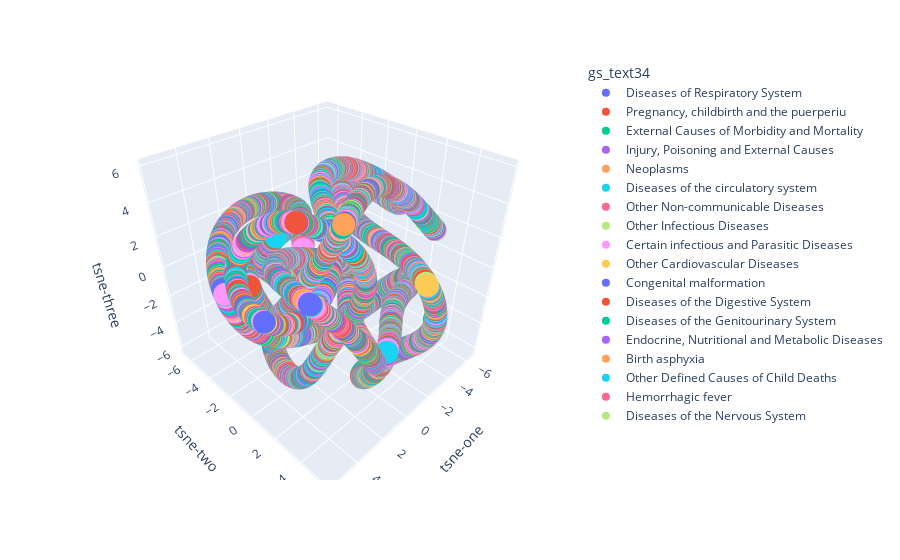

The code cell stored with this chart in its notebook:
### Code cell
import plotly.express as px

pca_3d = px.scatter_3d(data_tsn, x='tsne-one', y='tsne-two', z='tsne-three', color='gs_text34')
pca_3d.show()

### Figure 1 — Plotly figure (JSON) as saved in the notebook; plotly's stock layout.template omitted (floating-point values rounded to 4 significant figures; data arrays with more than 128 entries replaced by an {"elided": "..."} marker saying what was removed)
{"data": [{"hovertemplate": "gs_text34=Diseases of Respiratory System<br>tsne-one=%{x}<br>tsne-two=%{y}<br>tsne-three=%{z}<extra></extra>", "legendgroup": "Diseases of Respiratory System", "marker": {"color": "#636efa", "symbol": "circle"}, "mode": "markers", "name": "Diseases of Respiratory System", "scene": "scene", "showlegend": true, "type": "scatter3d", "x": {"elided": "621 float values"}, "y": {"elided": "621 float values"}, "z": {"elided": "621 float values"}}, {"hovertemplate": "gs_text34=Pregnancy, childbirth and the puerperiu<br>tsne-one=%{x}<br>tsne-two=%{y}<br>tsne-three=%{z}<extra></extra>", "legendgroup": "Pregnancy, childbirth and the puerperiu", "marker": {"color": "#EF553B", "symbol": "circle"}, "mode": "markers", "name": "Pregnancy, childbirth and the puerperiu", "scene": "scene", "showlegend": true, "type": "scatter3d", "x": {"elided": "770 float values"}, "y": {"elided": "770 float values"}, "z": {"elided": "770 float values"}}, {"hovertemplate": "gs_text34=External Causes of Morbidity and Mortality<br>tsne-one=%{x}<br>tsne-two=%{y}<br>tsne-three=%{z}<extra></extra>", "legendgroup": "External Causes of Morbidity and Mortality", "marker": {"color": "#00cc96", "symbol": "circle"}, "mode": "markers", "name": "External Causes of Morbidity and Mortality", "scene": "scene", "showlegend": true, "type": "scatter3d", "x": {"elided": "681 float values"}, "y": {"elided": "681 float values"}, "z": {"elided": "681 float values"}}, {"hovertemplate": "gs_text34=Injury, Poisoning and External Causes<br>tsne-one=%{x}<br>tsne-two=%{y}<br>tsne-three=%{z}<extra></extra>", "legendgroup": "Injury, Poisoning and External Causes", "marker": {"color": "#ab63fa", "symbol": "circle"}, "mode": "markers", "name": "Injury, Poisoning and External Causes", "scene": "scene", "showlegend": true, "type": "scatter3d", "x": [-2.99, -2.947, -2.618, -2.464, -2.403, -1.625, -1.072, -0.6945, 3.062, 2.711, 3.174, 3.356, 3.198, 3.048, 1.366, 1.351, 1.219, 1.273, 1.411, 3.478, 5.332, 2.686, -0.07223, -3.186, -3.473, -3.807, -3.969, -4.113, -4.151, -6.383, -4.565, -3.892, -3.406, -3.28, -3.24, -3.227, -3.205, -3.19, -3.194, -3.208, -3.229, -2.692, -1.666, -1.359, 0.3511, -0.5999, -0.654, -1.702, -2.308, -2.719, -3.102, -4.166, -4.524, -5.056, -5.503, -5.647, -3.444, -2.106, -2.002, -0.7709, 0.07564, 0.6133, 1.743, 1.94, 4.257, 4.357, 4.817, 4.549, 4.461, 1.104, 0.182, -0.7926, -0.8875, -0.9049, 0.446, 0.8283, 1.167, 1.833, -0.2327, -0.5549, -0.6018, 0.5972, 0.6231, 0.6521, 2.358, 3.243, 4.149, 4.665, 4.803, 5.084, 4.104, 3.002, 2.641, 1.707, 1.404, 0.5881, 0.4023, -1.534, -2.253, -2.697, -3.648, -3.958, -3.968, -3.462, -2.506, -2.451, -2.368, -1.403, -1.449, -1.371, -0.741, 1.335, 1.678, 1.682, 1.648, 1.631, 1.594], "y": [4.289, 4.179, 3.46, 3.235, 3.161, 2.624, 2.497, 2.472, 0.6812, -1.557, -0.7486, 1.619, 2.167, 2.374, 3.367, 3.372, 2.212, 2.108, 1.857, -0.579, 1.205, 2.156, -0.6617, -0.5766, -0.3461, -0.08358, 0.02818, 0.1176, 0.1416, -1.95, -3.181, -2.838, -1.955, -1.138, 2.744, 2.988, 3.435, 4.703, 4.825, 4.836, 4.973, 3.069, 2.333, 2.258, 3.339, 3.865, 3.838, 3.127, 2.749, 2.57, 2.458, 2.321, 2.264, 2.078, 1.691, 1.334, -0.3099, -0.5317, -0.543, -0.6035, -0.5605, -0.5034, -0.4007, -0.395, -1.259, -1.377, -2.76, -3.725, -3.86, -5.286, -5.065, -4.188, -3.902, -3.792, -2.437, -2.432, -2.474, -2.652, -1.012, -0.5439, -0.4591, 0.2263, 0.2109, 0.2052, -0.1828, 0.09574, 0.7204, 1.207, 1.372, 3.857, 5.23, 5.673, 5.555, 4.689, 4.222, 2.583, 2.242, 0.04654, -0.6739, -1.122, -2.192, -2.799, -3.586, -4.228, -4.544, -4.547, -4.548, -4.237, -3.987, -6.297, -6.533, -5.885, -5.05, -4.92, -4.537, -4.433, -4.23], "z": [3.377, 3.493, 4.265, 4.539, 4.635, 5.441, 5.752, 5.884, 0.5851, -2.686, -5.098, -4.065, -3.064, -2.52, 0.5106, 0.5441, 3.466, 3.546, 3.724, 4.268, 0.5871, 1.139, 4.423, 4.727, 4.537, 4.286, 4.149, 4.018, 3.993, 2.009, 2.772, 2.483, 1.902, 1.526, 0.6908, 0.6004, 0.3919, -0.9051, -1.213, -1.244, -1.967, -5.47, -6.108, -6.165, -5.146, -3.381, -3.321, -2.358, -2.104, -2.003, -1.934, -1.813, -1.808, -1.88, -2.114, -2.368, -4.316, -4.549, -4.55, -4.429, -4.194, -3.986, -3.474, -3.391, -2.167, -2.054, -0.6085, 0.4885, 0.6593, 2.485, 2.502, 2.375, 2.338, 2.326, 2.291, 2.235, 2.131, 1.608, -0.5765, -0.2891, -0.2312, 1.358, 1.366, 1.377, 2.099, 2.544, 3.047, 3.343, 3.415, 3.142, 1.731, -0.2303, -0.8049, -1.792, -1.953, -2.087, -2.097, -2.077, -1.972, -1.937, -2.173, -2.516, -3.089, -3.597, -3.768, -3.762, -3.746, -2.912, -1.779, -0.1013, -0.3414, -1.979, -3.065, -3.241, -3.709, -3.834, -4.082]}, {"hovertemplate": "gs_text34=Neoplasms<br>tsne-one=%{x}<br>tsne-two=%{y}<br>tsne-three=%{z}<extra></extra>", "legendgroup": "Neoplasms", "marker": {"color": "#FFA15A", "symbol": "circle"}, "mode": "markers", "name": "Neoplasms", "scene": "scene", "showlegend": true, "type": "scatter3d", "x": {"elided": "249 float values"}, "y": {"elided": "249 float values"}, "z": {"elided": "249 float values"}}, {"hovertemplate": "gs_text34=Diseases of the circulatory system<br>tsne-one=%{x}<br>tsne-two=%{y}<br>tsne-three=%{z}<extra></extra>", "legendgroup": "Diseases of the circulatory system", "marker": {"color": "#19d3f3", "symbol": "circle"}, "mode": "markers", "name": "Diseases of the circulatory system", "scene": "scene", "showlegend": true, "type": "scatter3d", "x": {"elided": "504 float values"}, "y": {"elided": "504 float values"}, "z": {"elided": "504 float values"}}, {"hovertemplate": "gs_text34=Other Non-communicable Diseases<br>tsne-one=%{x}<br>tsne-two=%{y}<br>tsne-three=%{z}<extra></extra>", "legendgroup": "Other Non-communicable Diseases", "marker": {"color": "#FF6692", "symbol": "circle"}, "mode": "markers", "name": "Other Non-communicable Diseases", "scene": "scene", "showlegend": true, "type": "scatter3d", "x": {"elided": "253 float values"}, "y": {"elided": "253 float values"}, "z": {"elided": "253 float values"}}, {"hovertemplate": "gs_text34=Other Infectious Diseases<br>tsne-one=%{x}<br>tsne-two=%{y}<br>tsne-three=%{z}<extra></extra>", "legendgroup": "Other Infectious Diseases", "marker": {"color": "#B6E880", "symbol": "circle"}, "mode": "markers", "name": "Other Infectious Diseases", "scene": "scene", "showlegend": true, "type": "scatter3d", "x": {"elided": "168 float values"}, "y": {"elided": "168 float values"}, "z": {"elided": "168 float values"}}, {"hovertemplate": "gs_text34=Certain infectious and Parasitic Diseases<br>tsne-one=%{x}<br>tsne-two=%{y}<br>tsne-three=%{z}<extra></extra>", "legendgroup": "Certain infectious and Parasitic Diseases", "marker": {"color": "#FF97FF", "symbol": "circle"}, "mode": "markers", "name": "Certain infectious and Parasitic Diseases", "scene": "scene", "showlegend": true, "type": "scatter3d", "x": {"elided": "716 float values"}, "y": {"elided": "716 float values"}, "z": {"elided": "716 float values"}}, {"hovertemplate": "gs_text34=Other Cardiovascular Diseases<br>tsne-one=%{x}<br>tsne-two=%{y}<br>tsne-three=%{z}<extra></extra>", "legendgroup": "Other Cardiovascular Diseases", "marker": {"color": "#FECB52", "symbol": "circle"}, "mode": "markers", "name": "Other Cardiovascular Diseases", "scene": "scene", "showlegend": true, "type": "scatter3d", "x": {"elided": "213 float values"}, "y": {"elided": "213 float values"}, "z": {"elided": "213 float values"}}, {"hovertemplate": "gs_text34=Congenital malformation<br>tsne-one=%{x}<br>tsne-two=%{y}<br>tsne-three=%{z}<extra></extra>", "legendgroup": "Congenital malformation", "marker": {"color": "#636efa", "symbol": "circle"}, "mode": "markers", "name": "Congenital malformation", "scene": "scene", "showlegend": true, "type": "scatter3d", "x": [-2.96, -2.656, -1.931, -0.4933, 0.1499, 0.1776, 0.7634, 2.834, 2.948, 2.952, 3.353, 0.9737, 1.129, 1.31, 3.534, 5.533, 4.194, 0.5956, -0.0006791, -1.164, -4.381, -4.751, -5.642, -6.178, -6.319, -6.227, -5.457, -3.341, -3.321, -3.243, -3.207, -3.083, -2.987, -2.978, -2.546, -1.638, 0.101, -3.547, -2.072, -1.799, -1.73, 0.8158, 2.225, 4.566, 4.749, 4.154, 4.124, 3.531, 2.947, 2.118, 1.068, 1.043, 0.9262, -0.1658, -0.06444, 0.1461, 1.678, 1.733, 1.801, 1.893, 2.107, 2.13, 2.009, 1.112, 0.7083, 0.5355, -0.1717, -0.3233, -0.748, -0.78, -0.7447, 1.078, 1.256, 3.713, 4.253, 5.025, 4.614, 3.976, 3.031, 2.866, 0.6519, -1.166, -2.409, -3.885, -3.303, -1.449, -1.703, -1.89, -2.055, -2.019, 1.24, 1.44], "y": [4.205, 3.529, 2.769, 2.47, 2.53, 2.543, 2.637, -1.752, -1.634, -1.622, 1.638, 3.401, 2.41, 2.037, -0.6187, -0.5521, 2.095, 0.7391, -0.5157, -1.407, 0.2592, 0.3884, 0.2457, -0.3996, -0.76, -2.415, -3.093, -1.657, -1.544, 4.973, 4.289, 3.805, 3.565, 3.546, 2.894, 2.319, 3.809, 2.384, -0.5354, -0.563, -0.5686, -0.481, -0.4034, -1.684, -2.161, -4.239, -4.27, -4.723, -5.01, -5.236, -5.281, -5.283, -5.268, -2.564, -2.525, -2.468, -2.597, -2.619, -2.641, -2.677, -2.816, -2.878, -2.907, -2.401, -2.044, -1.874, -1.092, -0.8946, -0.09579, 0.1602, 0.3378, 0.01916, -0.04631, 0.3857, 0.8057, 1.725, 4.676, 5.334, 5.675, 5.645, 2.715, 0.399, -0.8307, -3.778, -4.323, -4.282, -4.045, -4.175, -5.539, -5.613, -5.995, -5.749], "z": [3.458, 4.187, 5.191, 5.927, 5.963, 5.963, 5.853, -3.613, -4.239, -4.269, -4.038, 1.559, 3.301, 3.601, 4.24, 1.978, 0.5562, 3.04, 4.286, 5.167, 3.785, 3.413, 2.453, 1.914, 1.816, 2.25, 2.721, 1.747, 1.695, -2.27, -4.14, -4.746, -4.993, -5.015, -5.626, -6.112, -4.359, -1.869, -4.538, -4.55, -4.545, -3.897, -3.268, -1.751, -1.261, 1.105, 1.147, 1.677, 2.019, 2.313, 2.487, 2.491, 2.498, 2.306, 2.308, 2.306, 1.789, 1.733, 1.652, 1.521, 0.948, 0.5989, 0.02016, -0.871, -0.9442, -0.9337, -0.6218, -0.5062, 0.02713, 0.2515, 0.4366, 1.525, 1.595, 2.796, 3.108, 3.521, 2.503, 1.518, -0.1785, -0.4602, -2.084, -2.118, -1.952, -3.24, -3.667, -3.036, -1.211, -0.8864, -0.02775, -0.01787, -1.838, -2.165]}, {"hovertemplate": "gs_text34=Diseases of the Digestive System<br>tsne-one=%{x}<br>tsne-two=%{y}<br>tsne-three=%{z}<extra></extra>", "legendgroup": "Diseases of the Digestive System", "marker": {"color": "#EF553B", "symbol": "circle"}, "mode": "markers", "name": "Diseases of the Digestive System", "scene": "scene", "showlegend": true, "type": "scatter3d", "x": {"elided": "164 float values"}, "y": {"elided": "164 float values"}, "z": {"elided": "164 float values"}}, {"hovertemplate": "gs_text34=Diseases of the Genitourinary System<br>tsne-one=%{x}<br>tsne-two=%{y}<br>tsne-three=%{z}<extra></extra>", "legendgroup": "Diseases of the Genitourinary System", "marker": {"color": "#00cc96", "symbol": "circle"}, "mode": "markers", "name": "Diseases of the Genitourinary System", "scene": "scene", "showlegend": true, "type": "scatter3d", "x": {"elided": "191 float values"}, "y": {"elided": "191 float values"}, "z": {"elided": "191 float values"}}, {"hovertemplate": "gs_text34=Endocrine, Nutritional and Metabolic Diseases<br>tsne-one=%{x}<br>tsne-two=%{y}<br>tsne-three=%{z}<extra></extra>", "legendgroup": "Endocrine, Nutritional and Metabolic Diseases", "marker": {"color": "#ab63fa", "symbol": "circle"}, "mode": "markers", "name": "Endocrine, Nutritional and Metabolic Diseases", "scene": "scene", "showlegend": true, "type": "scatter3d", "x": {"elided": "174 float values"}, "y": {"elided": "174 float values"}, "z": {"elided": "174 float values"}}, {"hovertemplate": "gs_text34=Birth asphyxia<br>tsne-one=%{x}<br>tsne-two=%{y}<br>tsne-three=%{z}<extra></extra>", "legendgroup": "Birth asphyxia", "marker": {"color": "#FFA15A", "symbol": "circle"}, "mode": "markers", "name": "Birth asphyxia", "scene": "scene", "showlegend": true, "type": "scatter3d", "x": {"elided": "171 float values"}, "y": {"elided": "171 float values"}, "z": {"elided": "171 float values"}}, {"hovertemplate": "gs_text34=Other Defined Causes of Child Deaths<br>tsne-one=%{x}<br>tsne-two=%{y}<br>tsne-three=%{z}<extra></extra>", "legendgroup": "Other Defined Causes of Child Deaths", "marker": {"color": "#19d3f3", "symbol": "circle"}, "mode": "markers", "name": "Other Defined Causes of Child Deaths", "scene": "scene", "showlegend": true, "type": "scatter3d", "x": [-2.545, -2.337, -2.236, -1.019, 1.89, 2.995, 3.024, 3.098, 2.982, 1.901, 4.934, 5.457, 2.911, 0.1083, -0.09275, -0.8782, -0.9283, -1.356, -3.227, -3.292, -3.531, -5.355, -4.674, -3.32, -3.26, -3.248, -3.186, -3.226, -3.245, -3.25, -1.108, -0.206, -0.4171, -1.084, -1.316, -1.639, -2.587, -3.434, -3.742, -3.857, -4.36, -3.627, -2.774, -0.4291, 0.6468, 3.607, 4.73, 4.063, 2.697, 2.671, 2.063, 1.551, 1.342, 0.6601, -0.7738, 1.217, 1.6, 2.083, 0.7877, -0.07543, -0.773, 1.05, 2.17, 2.204, 2.665, 5.283, 5.243, 5.042, 2.372, 2.11, 0.8717, -2.432, -3.286, -3.873, -1.914, -1.419, -2.161, -2.188, -2.152, -1.817, -1.201, -0.05233, 1.571], "y": [3.345, 3.085, 2.988, 2.491, 2.813, 0.2499, -1.434, -1.153, 2.441, 1.1, -1.017, -0.6772, 2.205, -0.2584, -0.7021, -1.343, -1.359, -1.417, -0.5433, -0.4936, -0.2978, -3.128, -3.199, -1.517, -0.7432, 2.558, 3.823, 4.966, 4.963, 4.577, 2.24, 3.913, 3.903, 3.594, 3.426, 3.178, 2.619, 2.399, 2.363, 2.352, 2.295, -0.269, -0.4372, -0.5938, -0.5008, -0.761, -3.272, -4.327, -5.097, -5.107, -5.255, -5.298, -5.3, -5.222, -3.097, -2.482, -2.572, -2.907, -2.119, -1.203, 0.02883, 0.0276, -0.1891, -0.1927, -0.1293, 2.756, 3.297, 3.956, 5.392, 5.164, 3.165, -0.8548, -1.742, -3.798, -4.497, -4.257, -4.696, -4.931, -5.257, -5.916, -6.383, -6.574, -5.508], "z": [4.394, 4.729, 4.863, 5.775, 5.169, -0.09764, -4.597, -4.883, -2.323, 4.158, 3.024, 2.169, 1.024, 4.042, 4.46, 5.083, 5.102, 5.191, 4.703, 4.66, 4.494, 2.751, 2.788, 1.682, 1.394, 0.7491, 0.145, -1.9, -2.371, -3.657, -6.191, -3.885, -3.609, -2.84, -2.632, -2.396, -2.034, -1.885, -1.846, -1.836, -1.807, -4.259, -4.483, -4.351, -3.971, -2.655, -0.025, 1.209, 2.126, 2.137, 2.33, 2.432, 2.46, 2.506, 2.286, 2.106, 1.861, 0.2506, -0.9416, -0.6863, 0.1279, 1.515, 2.011, 2.026, 2.249, 3.53, 3.391, 3.086, -1.165, -1.457, -2.07, -1.954, -2.012, -3.255, -3.561, -2.965, -0.3482, -0.2156, -0.08986, -0.009421, -0.1566, -0.7025, -2.481]}, {"hovertemplate": "gs_text34=Hemorrhagic fever<br>tsne-one=%{x}<br>tsne-two=%{y}<br>tsne-three=%{z}<extra></extra>", "legendgroup": "Hemorrhagic fever", "marker": {"color": "#FF6692", "symbol": "circle"}, "mode": "markers", "name": "Hemorrhagic fever", "scene": "scene", "showlegend": true, "type": "scatter3d", "x": [1.818, 2.881, 3.137, 5.2, -3.649, -2.88, -0.8726, -5.637, 4.192, 4.611, 4.698, 2.729, -0.836, 0.194, 1.845, -2.054, -1.521, -1.983, -2.076, -1.835, 0.9667, 1.534], "y": [2.813, -0.07434, -0.3077, 1.38, -2.54, 3.361, 2.253, 0.948, -1.189, -1.78, -3.384, -5.088, -4.088, 0.4133, 4.871, -0.4673, -4.336, -4.285, -4.44, -5.891, -6.212, -5.591], "z": [5.238, 4.428, 4.383, 0.535, 2.263, -5.201, -6.182, -2.686, -2.233, -1.654, 0.09914, 2.115, 2.359, 1.223, -1.692, -2.001, -3.175, -0.7175, -0.5466, -0.008193, -1.503, -2.374]}, {"hovertemplate": "gs_text34=Diseases of the Nervous System<br>tsne-one=%{x}<br>tsne-two=%{y}<br>tsne-three=%{z}<extra></extra>", "legendgroup": "Diseases of the Nervous System", "marker": {"color": "#B6E880", "symbol": "circle"}, "mode": "markers", "name": "Diseases of the Nervous System", "scene": "scene", "showlegend": true, "type": "scatter3d", "x": [3.099, 2.748, 2.695, 0.9489, -0.208, -6.185, -3.278, -3.262, -5.298, -5.471, 3.049, 4.777, -0.8725, 0.4072, 4.099, 0.886, -2.23, -4.01, -1.584, -1.662], "y": [1.11, -1.675, 2.655, 1.148, -0.8757, -2.483, 1.17, 4.729, 1.906, 0.6178, -0.5392, -3.103, -3.345, 0.3159, 0.678, 3.195, -0.6515, -3.43, -4.373, -6.069], "z": [1.275, -3.026, -1.65, 2.571, 4.622, 2.291, 1.022, -3.321, -1.979, -3.009, -2.927, -0.2276, 2.291, 1.296, 3.017, -2.069, -1.975, -2.967, -3.262, -0.03022]}], "layout": {"legend": {"title": {"text": "gs_text34"}, "tracegroupgap": 0}, "margin": {"t": 60}, "scene": {"domain": {"x": [0, 1], "y": [0, 1]}, "xaxis": {"title": {"text": "tsne-one"}}, "yaxis": {"title": {"text": "tsne-two"}}, "zaxis": {"title": {"text": "tsne-three"}}}}}
